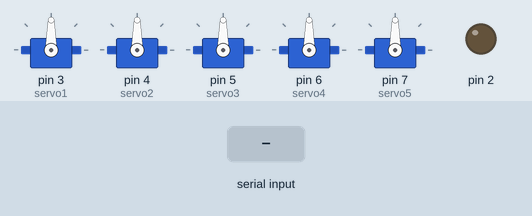
Simulated run of this sketch. Board: Arduino Uno, built with avr-gcc and run on an emulated ATmega328P. Shown: 5 × servo, output pins drawn as LEDs (lit = HIGH). The test bench sets the inputs (shaded band). What the sketch prints to the serial monitor is not drawn.

Above: at 1.2 s.
1.3 s: "1" received over Serial
At 2.6 s:
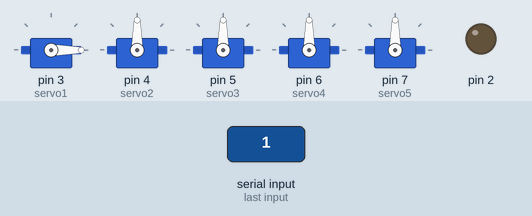
3.8 s: "90,45,200\n" received over Serial
At 4.1 s:
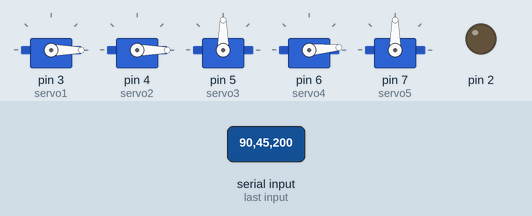
5.3 s: "3" received over Serial
At 6.8 s:
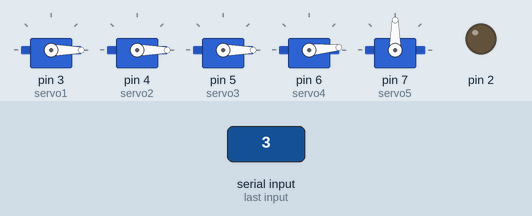
7.8 s: "5" received over Serial
At 9.9 s:
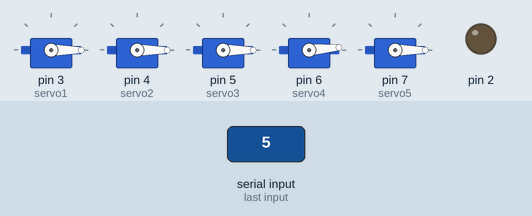
10.2 s: "30,150,10\n" received over Serial
11.7 s: "1,90\n" received over Serial
At 12.3 s:
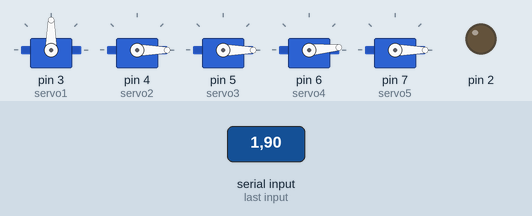
Timing chart, 0 to 14.2 s (numbered marks = the images above; inputs shaded):
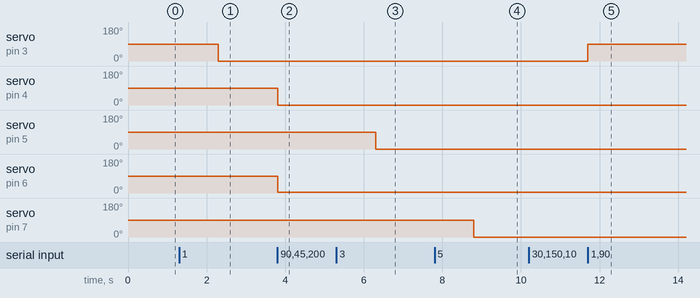

The sketch:

six_robot_arm_test_arduino_mega_code.ino
```cpp
#include <Servo.h>

Servo servo1;
Servo servo2;
Servo servo3;
Servo servo4;
Servo servo5;
Servo servo6;

void setup() {
  Serial.begin(9600);
  pinMode(2, OUTPUT);
  digitalWrite(2, LOW);
  servo1.attach(3);
  servo2.attach(4);
  servo3.attach(5);
  servo4.attach(6);
  servo5.attach(7);
servo1.write(90);
servo2.write(90);
servo3.write(90);
servo4.write(90);
}

void loop() {
  if (Serial.available() > 0) {
    char command = Serial.read();
    int angle;
    Serial.print(command);
    Serial.print("  ");
    switch (command) {
      case '1':
        angle = Serial.parseInt();
        Serial.println(angle);
        servo1.write(angle);
        break;

      case '2':
        angle = Serial.parseInt();
        Serial.println(angle);
        servo2.write(angle);
        break;

      case '3':
        angle = Serial.parseInt();
        Serial.println(angle);
        servo3.write(angle);
        break;

      case '4':
        angle = Serial.parseInt();
        Serial.println(angle);
        servo4.write(angle);
        break;

      case '5':
        angle = Serial.parseInt();
        Serial.println(angle);
        servo5.write(angle);
        break;
    }
    //delay(2);
  }
}
```

Measured:
- after the input at 1.3 s, servo on pin 3 (servo1): 90° → 0° after 1.0 s
- after the input at 3.8 s, servo on pin 4 (servo2): 90° → 0° at once; servo on pin 6 (servo4): 90° → 5° at once
- after the input at 5.3 s, servo on pin 5 (servo3): 90° → 0° after 1.0 s
- after the input at 7.8 s, servo on pin 7 (servo5): 90° → 0° after 1.0 s
- after the input at 11.7 s, servo on pin 3 (servo1): 0° → 90° at once
